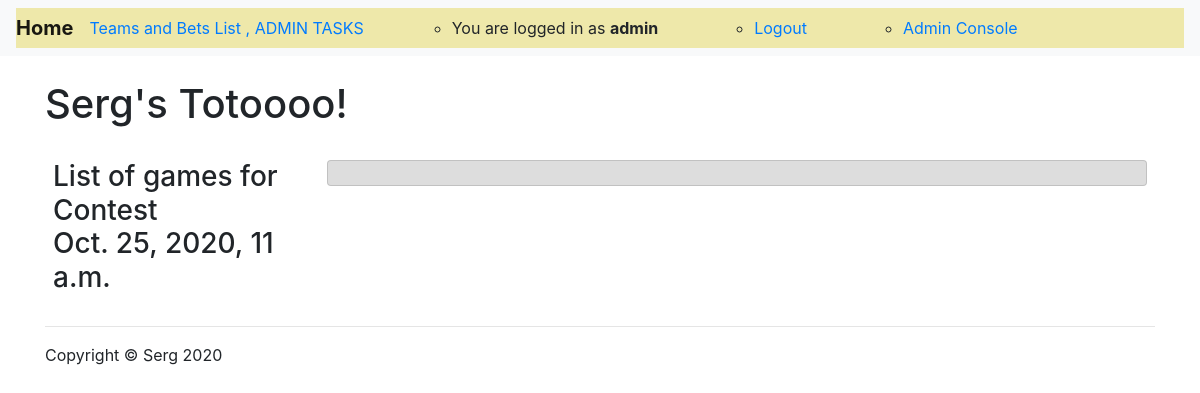
The page /contestgames/hv9x38zuq6379ze1pv1x79az29mdrnm3/ (signed in) on the database as committed earlier.
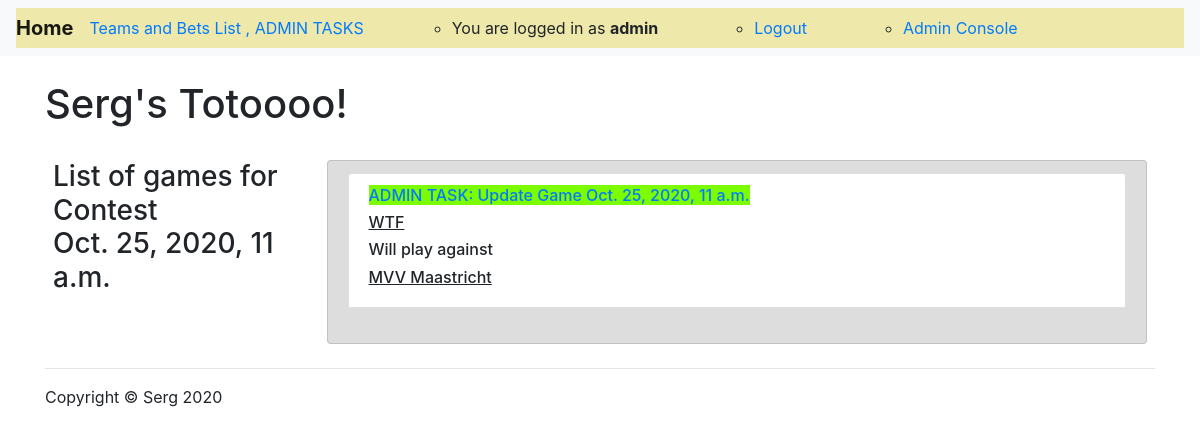
The same page on the database as committed later.
### sergtoto/models.py (models this page shows, shortened)
class Game(models.Model):
    contest = models.ForeignKey(Contest, on_delete=models.CASCADE)
    team_a = models.ForeignKey(Team, related_name='name_a', on_delete=models.CASCADE)
    team_b = models.ForeignKey(Team, related_name='name_b', on_delete=models.CASCADE)
    score_team_a = models.IntegerField(default=0)
    score_team_b = models.IntegerField(default=0)
    game_is_started = models.BooleanField(default=False)
    game_is_played = models.BooleanField(default=False)
    slug = models.SlugField(max_length=32, unique=True, editable=True)
    game_date_time = models.DateTimeField(default=timezone.now(), blank=False)

class Team(models.Model):
    name = models.CharField(verbose_name='team_name', max_length=30, unique=True, )
    description = models.TextField()
    added_by = models.ForeignKey(MyUser, on_delete=models.CASCADE)
    slug = models.SlugField(blank=True)
    selected_for_contest = models.BooleanField(default=False, blank=True)
    def __str__(self):
        return self.name

### sergtoto/views.py (the view)
# urls.py: path('contestgames/<str:slug>/', contest_games_view, name='contest_games'),
def contest_games_view(request, slug):
    contest = Contest.objects.get(slug=slug)
    games = Game.objects.filter(contest=contest.id)
    complete_games = games.filter(game_is_played=True)
    context = {
        'contest': contest,
        'games': games,
    }
    return render(request, 'contest_games.html', context)

### sergtoto/templates/contest_games.html (shortened to what this page needs)
{% extends 'base.html' %}
{% load static %}
{% load crispy_forms_tags %}
{% block content %}
    {% if user.is_authenticated %}
        <h1 class="my-4">Serg's Totoooo!</h1>
        <div class="container d-flex p-2">
            <div class="col-lg-3">
                <div class="list-group">
                    <div class="row">
                        <h3>List of games for Contest <br> {{ contest.contest_start_date }}</h3>
                    </div>
                </div>
            </div>
            <div class="col-lg-9">
                <div class="row list-group-item" style="background-color:#dddddd;">
                    {% for game in  games %}
                        <div class="list-group-item">
                            <div class="list-group-horizontal">
                                {% if game.game_is_played %}
                                    <h6> Game is played on {{ game.contest.contest_start_date }}
                                        at {{ game.game_date_time }}
                                        With a score
                                        <b><u>{{ game.score_team_a }} : {{ game.score_team_b }}</u></b></h6>
                                    <h6>
                                        <u>{% if game.score_team_a > game.score_team_b %}<b>{% endif %}
                                            {{ game.team_a }} {{ game.score_team_a }}</b>
                                            <b> :</b>
                                            {% if game.score_team_b == game.score_team_a %} {% endif %}
                                            {% if game.score_team_b > game.score_team_a %}<b>{% endif %}
                                            {{ game.score_team_b }} {{ game.team_b }}</u></b>
                                        <a href="{% url 'bets_winners' game.slug %}" class="list-group-item"
                                           method="post"
                                           style="background-color: palegoldenrod">
                                            See winning bets</a>
                                    </h6>
                                {% elif game.game_is_started is not True %}
                                    <h6>
                                        {% if user.is_admin %}
                                            <a href="{% url 'update_game' game.slug %}"
                                               style="background-color: lawngreen">
                                                ADMIN TASK: Update Game
                                                {{ game.game_date_time }}</a>
                                        {% endif %}
                                        <br>
                                    </h6>
                                    <h6>
                                        <u>{{ game.team_a }}</u>
                                    </h6>
                                    <h6>
                                        Will play against
                                    </h6>
                                    <h6>
                                        <u>{{ game.team_b }}</u>
                                    </h6>
                                {% endif %}
                            </div>
                        </div>
                        <br>
                    {% endfor %}
                </div>
            </div>
        </div>
    {% endif %}
{% endblock content %}

Rows that differ between the two databases and show on the page:
added Game: game_date_time "Oct. 25, 2020, 11 a.m.", team_a "WTF", team_b "MVV Maastricht"
